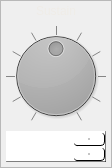
       <widget class="QFrame" name="sustain_frame">
        <property name="sizePolicy">
         <sizepolicy hsizetype="Expanding" vsizetype="Preferred">
          <horstretch>0</horstretch>
          <verstretch>0</verstretch>
         </sizepolicy>
        </property>
        <property name="maximumSize">
         <size>
          <width>100</width>
          <height>16777215</height>
         </size>
        </property>
        <property name="frameShape">
         <enum>QFrame::StyledPanel</enum>
        </property>
        <property name="frameShadow">
         <enum>QFrame::Raised</enum>
        </property>
        <layout class="QVBoxLayout" name="sustain_layout">
         <property name="spacing">
          <number>5</number>
         </property>
         <property name="leftMargin">
          <number>5</number>
         </property>
         <property name="topMargin">
          <number>0</number>
         </property>
         <property name="rightMargin">
          <number>5</number>
         </property>
         <property name="bottomMargin">
          <number>5</number>
         </property>
         <item>
          <widget class="QLabel" name="sustain_label">
           <property name="minimumSize">
            <size>
             <width>0</width>
             <height>20</height>
            </size>
           </property>
           <property name="styleSheet">
            <string notr="true">color: rgb(239, 236, 231);
background-color: rgba(255, 255, 255, 0);
border: none;</string>
           </property>
           <property name="text">
            <string>Sustain</string>
           </property>
           <property name="alignment">
            <set>Qt::AlignCenter</set>
           </property>
          </widget>
         </item>
         <item>
          <widget class="QDial" name="sustain_knob">
           <property name="sizePolicy">
            <sizepolicy hsizetype="Minimum" vsizetype="Preferred">
             <horstretch>0</horstretch>
             <verstretch>0</verstretch>
            </sizepolicy>
           </property>
           <property name="styleSheet">
            <string notr="true">background-color: qlineargradient(spread:repeat, x1:1, y1:1, x2:1, y2:0, stop:0 rgba(0, 0, 0, 255), stop:1 rgba(111, 111, 111, 255));</string>
           </property>
           <property name="maximum">
            <number>10</number>
           </property>
           <property name="pageStep">
            <number>1</number>
           </property>
           <property name="value">
            <number>5</number>
           </property>
           <property name="wrapping">
            <bool>false</bool>
           </property>
           <property name="notchTarget">
            <double>10.000000000000000</double>
           </property>
           <property name="notchesVisible">
            <bool>true</bool>
           </property>
          </widget>
         </item>
         <item>
          <widget class="QDoubleSpinBox" name="sustain_double_spin_box">
           <property name="sizePolicy">
            <sizepolicy hsizetype="Expanding" vsizetype="Fixed">
             <horstretch>0</horstretch>
             <verstretch>0</verstretch>
            </sizepolicy>
           </property>
           <property name="font">
            <font>
             <pointsize>14</pointsize>
            </font>
           </property>
           <property name="styleSheet">
            <string notr="true">QDoubleSpinBox {
	selection-background-color: rgba(255, 255, 255, 50);
	selection-color: rgb(255, 255, 255);
	color: rgb(255, 255, 255);
	background-color: qlineargradient(spread:repeat, x1:1, y1:1, x2:1, y2:0, stop:0 rgba(60, 60, 60, 255), stop:		1 rgba(80, 80, 80, 255));
	padding: 2px;
	border: 1px solid;
	border-color: rgba(255, 255, 255, 30);
	border-right-color: rgba(0, 0, 0, 128);
	border-bottom-color: rgba(0, 0, 0, 128);
}
QDoubleSpinBox:hover {
	background-color: qlineargradient(spread:repeat, x1:1, y1:1, x2:1, y2:0, stop:0 rgba(70, 70, 70, 255), stop:1 	rgba(90, 90, 90, 255));
	border: 1px solid;
	border-color: rgba(255, 255, 255, 80);
	border-right-color: rgba(0, 0, 0, 255);
	border-bottom-color: rgba(0, 0, 0, 255);
}

QDoubleSpinBox::up-arrow {
	background-color: rgb(197, 197, 197);
	width: 2px;
	height: 2px;
	border-radius: 2px;
}
QDoubleSpinBox::down-arrow {
	background-color: rgb(197, 197, 197);
	width: 2px;
	height: 2px;
	border-radius: 2px;
}
QDoubleSpinBox::up-button  {
	border-radius: 4px;
	margin: 0px;
	padding: 0px;
	width: 30px;
	background-color: qlineargradient(spread:repeat, x1:1, y1:1, x2:1, y2:0, stop:0 rgba(80, 80, 80, 255), stop:		1 rgba(100, 100, 100, 255));
	border: 1px solid;
	border-color: rgba(255, 255, 255, 80);
	border-right-color: rgba(0, 0, 0, 255);
	border-bottom-color: rgba(0, 0, 0, 255);
}
QDoubleSpinBox::up-button:hover {
	background-color: qlineargradient(spread:repeat, x1:1, y1:1, x2:1, y2:0, stop:0 rgba(100, 100, 100, 255), 			stop:	1 rgba(120, 120, 120, 255));
	border: 1px solid;
	border-color: rgba(255, 255, 255, 80);
	border-right-color: rgba(0, 0, 0, 255);
	border-bottom-color: rgba(0, 0, 0, 255);
}
QDoubleSpinBox::up-button:pressed {
	background-color: qlineargradient(spread:repeat, x1:1, y1:1, x2:1, y2:0, stop:1 rgba(60, 60, 60, 255), stop:		0 rgba(70, 70, 70, 255));
	border-color: rgba(0, 0, 0, 150);
	border-right-color: rgba(255, 255, 255, 50);
	border-bottom-color: rgba(255, 255, 255, 50);
}
QDoubleSpinBox::down-button  {
	border-radius: 4px;
	width: 30px;
	background-color: qlineargradient(spread:repeat, x1:1, y1:1, x2:1, y2:0, stop:0 rgba(80, 80, 80, 255), stop:		1 rgba(100, 100, 100, 255));
	border: 1px solid;
	border-color: rgba(255, 255, 255, 80);
	border-right-color: rgba(0, 0, 0, 255);
	border-bottom-color: rgba(0, 0, 0, 255);
}
QDoubleSpinBox::down-button:hover {
	background-color: qlineargradient(spread:repeat, x1:1, y1:1, x2:1, y2:0, stop:0 rgba(100, 100, 100, 255), 			stop:	1 rgba(120, 120, 120, 255));
	border: 1px solid;
	border-color: rgba(255, 255, 255, 80);
	border-right-color: rgba(0, 0, 0, 255);
	border-bottom-color: rgba(0, 0, 0, 255);
}
QDoubleSpinBox::down-button:pressed {
	background-color: qlineargradient(spread:repeat, x1:1, y1:1, x2:1, y2:0, stop:1 rgba(60, 60, 60, 255), stop:		0 rgba(70, 70, 70, 255));
	border-color: rgba(0, 0, 0, 150);
	border-right-color: rgba(255, 255, 255, 50);
	border-bottom-color: rgba(255, 255, 255, 50);
}</string>
           </property>
           <property name="decimals">
            <number>0</number>
           </property>
           <property name="maximum">
            <double>10.000000000000000</double>
           </property>
           <property name="value">
            <double>5.000000000000000</double>
           </property>
          </widget>
         </item>
        </layout>
       </widget>
